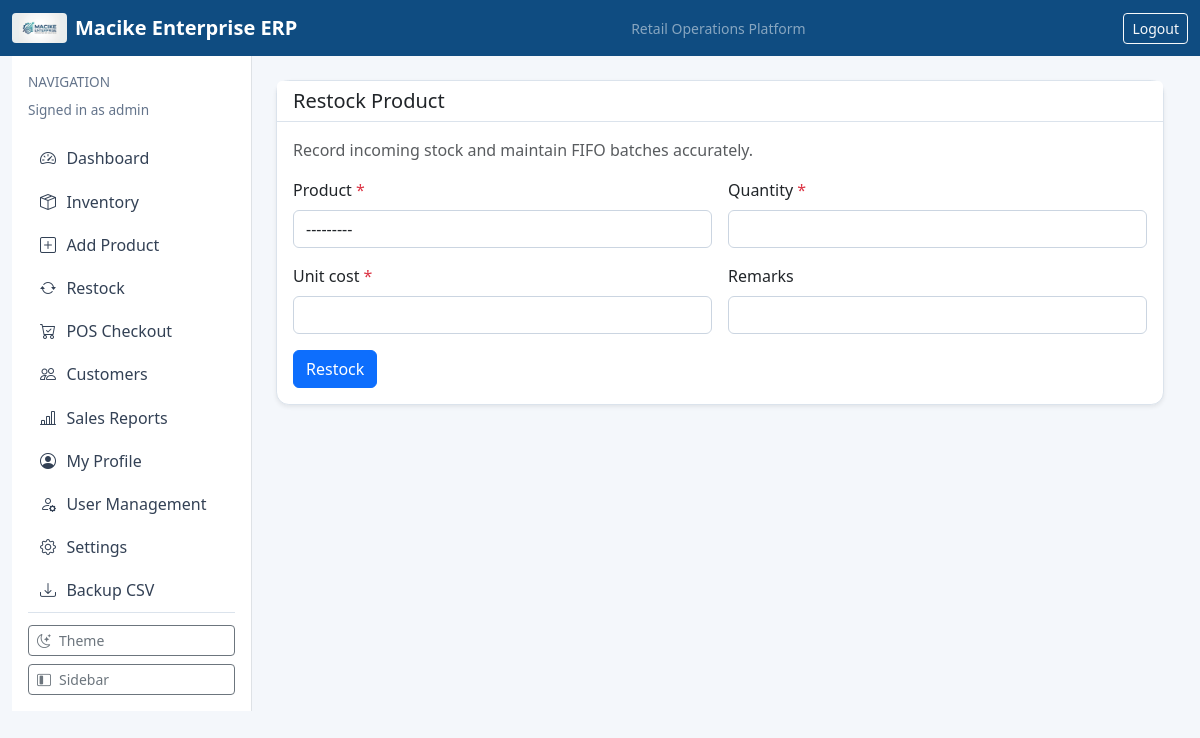
The page /inventory/restock/ (signed in) on the database its author committed.
### dashboard/models.py (models this page shows, shortened)
class AppSettings(models.Model):
    class ThemeChoice(models.TextChoices):
        LIGHT = "light", "Light"
        DARK = "dark", "Dark"
        SYSTEM = "system", "System"
    business_name = models.CharField(max_length=120, default="Macike Enterprise")
    logo_url = models.CharField(max_length=255, blank=True, help_text="Set a web/static path e.g. /static/img/macike-logo.png")
    business_address = models.CharField(max_length=255, blank=True, default="Mombasa, Kenya")
    business_phone = models.CharField(max_length=40, blank=True, default="")
    business_email = models.EmailField(blank=True, default="")
    currency_code = models.CharField(max_length=10, default="KES")
    vat_rate = models.DecimalField(max_digits=5, decimal_places=2, default=16.00)
    invoice_terms = models.CharField(max_length=255, default="Pay via M-Pesa. Payment due within 5 days.")
    receipt_footer = models.CharField(max_length=255, default="Thank you for shopping with Macike Enterprise.")
    theme = models.CharField(max_length=10, choices=ThemeChoice.choices, default=ThemeChoice.LIGHT)
    compact_mode = models.BooleanField(default=False)
    default_payment_method = models.CharField(max_length=20, default="CASH")
    require_phone_for_mpesa = models.BooleanField(default=True)
    auto_open_receipt = models.BooleanField(default=True)
    updated_at = models.DateTimeField(auto_now=True)
    @classmethod
    def get_solo(cls):
        obj, _ = cls.objects.get_or_create(pk=1)
        return obj

### accounts/models.py (models this page shows, shortened)
class CustomUser(AbstractUser):
    class Roles(models.TextChoices):
        ADMIN = "ADMIN", "Administrator"
        MANAGER = "MANAGER", "Manager"
        CASHIER = "CASHIER", "Cashier"
        AUDITOR = "AUDITOR", "Auditor"
    role = models.CharField(max_length=20, choices=Roles.choices, default=Roles.CASHIER)
    phone_number = models.CharField(max_length=15, blank=True, null=True)

### inventory/views.py (the view, shortened to what this page needs)
# urls.py: path("restock/", restock_product, name="inventory-restock"),
@login_required
@role_required("ADMIN", "MANAGER")
def restock_product(request):
    form = RestockForm(request.POST or None)
    if request.method == "POST":
        messages.error(request, "Please fix the form errors and try again.")
    return render(request, "inventory/restock_form.html", {"form": form})

### inventory/forms.py
class RestockForm(forms.Form):
    product = forms.ModelChoiceField(queryset=Product.objects.all())
    quantity = forms.IntegerField(min_value=1)
    unit_cost = forms.DecimalField(max_digits=10, decimal_places=2, min_value=0)
    remarks = forms.CharField(max_length=255, required=False)
    def __init__(self, *args, **kwargs):
        super().__init__(*args, **kwargs)
        for field in self.fields.values():
            field.widget.attrs["class"] = "form-control"

### accounts/permissions.py (called while the page is built)
def role_required(*allowed_roles):
    def decorator(view_func):
        @wraps(view_func)
        def _wrapped(request, *args, **kwargs):
            user = request.user
            if not user.is_authenticated:
                return redirect("login")
            if user.is_superuser or getattr(user, "role", None) in allowed_roles:
                return view_func(request, *args, **kwargs)
            messages.error(request, "You do not have permission to access this page.")
            return redirect("dashboard-home")
        return _wrapped
    return decorator

### dashboard/context_processors.py (called while the page is built)
def app_settings(request):
    return {"app_settings": AppSettings.get_solo()}

### inventory/models.py (called while the page is built)
    def __str__(self) -> str:
        return f"{self.name} ({self.sku})"

### templates/inventory/restock_form.html (shortened to what this page needs)
{% extends "base.html" %}
{% block content %}
<div class="card shadow-sm">
    <div class="card-header"><h5 class="mb-0">Restock Product</h5></div>
    <div class="card-body">
        <p class="text-muted">Record incoming stock and maintain FIFO batches accurately.</p>
        <form method="post" class="row g-3">
            {% for field in form %}
                <div class="col-md-6">
                    <label class="form-label">{{ field.label }}{% if field.field.required %} <span class="text-danger">*</span>{% endif %}</label>
                    {{ field }}
                </div>
            {% endfor %}
            <div class="col-12">
                <button type="submit" class="btn btn-primary">Restock</button>
            </div>
        </form>
    </div>
</div>
{% endblock %}

### templates/base.html (shortened to what this page needs)
<!doctype html>
<html lang="en">
<head>
    <link href="https://cdn.jsdelivr.net/npm/bootstrap@5.3.3/dist/css/bootstrap.min.css" rel="stylesheet">
    <link href="https://cdn.jsdelivr.net/npm/bootstrap-icons@1.11.3/font/bootstrap-icons.css" rel="stylesheet">
</head>
<body class="{% if app_settings.theme == 'dark' %}theme-dark{% endif %}{% if app_settings.compact_mode %} compact{% endif %}">
    <nav class="navbar navbar-expand-lg navbar-dark" style="background: var(--brand-primary);">
        <div class="container-fluid">
            <a class="navbar-brand fw-semibold d-flex align-items-center gap-2" href="/">
                {% if app_settings.logo_url %}
                    <img src="{{ app_settings.logo_url }}" alt="Business Logo" style="height: 30px; width: auto; border-radius: 4px;">
                {% endif %}
                <span>{{ app_settings.business_name }} ERP</span>
            </a>
            <span class="text-white-50 small d-none d-md-inline">Retail Operations Platform</span>
            {% if user.is_authenticated %}
                <form method="post" action="/logout/" class="d-inline">
                    <button class="btn btn-outline-light btn-sm" type="submit">Logout</button>
                </form>
            {% endif %}
        </div>
    </nav>
    <main class="container-fluid app-shell">
        <div class="row g-0">
            {% if user.is_authenticated %}
            <aside class="sidebar-col p-3 border-end bg-white d-flex flex-column">
                <div>
                    <p class="text-uppercase app-subtitle mb-2 sidebar-caption">Navigation</p>
                    <p class="app-subtitle sidebar-role mb-3">Signed in as {{ user.username }}</p>
                </div>
                <div class="flex-grow-1">
                    <a class="sidebar-link" href="/" title="Dashboard"><i class="bi bi-speedometer2"></i><span class="link-text">Dashboard</span></a>
                    <a class="sidebar-link" href="/inventory/" title="Inventory"><i class="bi bi-box-seam"></i><span class="link-text">Inventory</span></a>
                    <a class="sidebar-link" href="/inventory/new/" title="Add Product"><i class="bi bi-plus-square"></i><span class="link-text">Add Product</span></a>
                    <a class="sidebar-link" href="/inventory/restock/" title="Restock"><i class="bi bi-arrow-repeat"></i><span class="link-text">Restock</span></a>
                    <a class="sidebar-link" href="/sales/pos/" title="POS Checkout"><i class="bi bi-cart-check"></i><span class="link-text">POS Checkout</span></a>
                    <a class="sidebar-link" href="/sales/customers/" title="Customers"><i class="bi bi-people"></i><span class="link-text">Customers</span></a>
                    <a class="sidebar-link" href="/sales/report/" title="Sales Reports"><i class="bi bi-bar-chart-line"></i><span class="link-text">Sales Reports</span></a>
                    <a class="sidebar-link" href="/profile/" title="My Profile"><i class="bi bi-person-circle"></i><span class="link-text">My Profile</span></a>
                    {% if user.role == "ADMIN" or user.is_superuser %}
                    <a class="sidebar-link" href="/accounts/users/" title="User Management"><i class="bi bi-person-gear"></i><span class="link-text">User Management</span></a>
                    {% endif %}
                    <a class="sidebar-link" href="/settings/" title="Settings"><i class="bi bi-gear"></i><span class="link-text">Settings</span></a>
                    <a class="sidebar-link" href="/backup/export/csv/" title="Backup CSV"><i class="bi bi-download"></i><span class="link-text">Backup CSV</span></a>
                </div>
                <div class="sidebar-footer d-grid gap-2">
                    <button id="themeToggle" class="btn btn-outline-secondary btn-sm sidebar-control-btn" type="button" title="Toggle light/dark theme">
                        <i id="themeToggleIcon" class="bi bi-moon-stars"></i><span class="link-text">Theme</span>
                    </button>
                    <button id="sidebarToggle" class="btn btn-outline-secondary btn-sm sidebar-control-btn" type="button" title="Toggle sidebar">
                        <i class="bi bi-layout-sidebar-inset"></i><span class="link-text">Sidebar</span>
                    </button>
                </div>
            </aside>
            <section class="content-col p-4">
            {% else %}
            <section class="col-12 p-4">
            {% endif %}
                {% block content %}{% endblock %}
            </section>
        </div>
    </main>
</body>
</html>

### templates/base.html (style rules this page uses)
:root { --brand-primary: #0f4c81; --brand-accent: #1f9d8b; --brand-bg: #f4f7fb; }
body { background: var(--brand-bg); }
.app-shell { min-height: calc(100vh - 56px); }
.app-shell .sidebar-col { width: 240px; transition: width 0.28s ease; overflow: hidden; }
.app-shell .content-col { width: calc(100% - 240px); transition: width 0.28s ease; }
.card { border: 1px solid #dbe3ec; border-radius: 0.8rem; box-shadow: 0 1px 3px rgba(15, 23, 42, 0.06); }
.card-header { background: #fff; border-bottom: 1px solid #dbe3ec; }
.form-control, .form-select { border: 1px solid #cbd5e1; box-shadow: none; }
.sidebar-link { color: #334155; text-decoration: none; padding: 0.6rem 0.75rem; border-radius: 0.5rem; display: flex; align-items: center; gap: 0.65rem; white-space: nowrap; }
.sidebar-link i { width: 1rem; text-align: center; font-size: 1rem; }
.sidebar-link .link-text { transition: opacity 0.2s ease; }
.app-subtitle { font-size: 0.85rem; color: #64748b; }
.sidebar-footer { border-top: 1px solid #dbe3ec; padding-top: 0.75rem; margin-top: auto; }
.sidebar-control-btn { width: 100%; display: flex; align-items: center; gap: 0.5rem; justify-content: flex-start; }

### rows shown on the page
AppSettings: logo_url (picture), business_name "Macike Enterprise"
CustomUser: username "admin"

### other values the page prints
{{ field.label }} "Product" "Quantity" "Unit cost" "Remarks"
